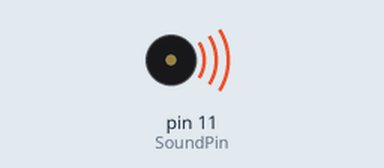
This sketch was run on a simulated Arduino Uno, built with avr-gcc and run on an emulated ATmega328P. Parts: buzzer (waves = sounding).

Above: at 0.1 s.
Timing chart, 0 to 1.6 s (numbered marks = the images above):
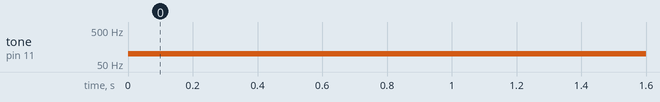

Measured:
- by itself, tone on pin 11 (SoundPin): silent → 100 Hz at 0.00 s

The sketch:

sketch_jan16a.ino
```cpp
int SoundPin = 11;

void setup() {
  // put your setup code here, to run once:
  pinMode(SoundPin, OUTPUT);
}

void loop() {
  // put your main code here, to run repeatedly:
  tone(SoundPin, 100);
}
```
